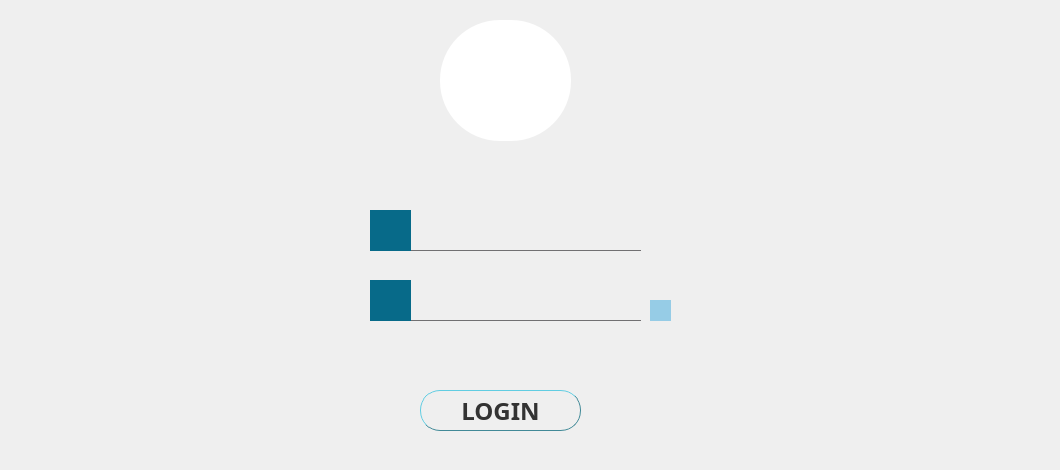
    <widget class="QWidget" name="page">
     <widget class="QLabel" name="label_7">
      <property name="geometry">
       <rect>
        <x>10</x>
        <y>70</y>
        <width>1041</width>
        <height>391</height>
       </rect>
      </property>
      <property name="styleSheet">
       <string notr="true">*{
font-family: century gothic;
font-size:24px;
}
QFrame{
border-radius: 8px solid;
 background-color: qlineargradient(x1: 0, y1: 0, x2: 0, y2: 1,
                                   stop: 0 #37B7B7, stop: 1 #45AEAE);}</string>
      </property>
      <property name="text">
       <string/>
      </property>
     </widget>
     <widget class="QLineEdit" name="lineEdit_username">
      <property name="geometry">
       <rect>
        <x>410</x>
        <y>210</y>
        <width>231</width>
        <height>41</height>
       </rect>
      </property>
      <property name="font">
       <font>
        <pointsize>14</pointsize>
        <weight>50</weight>
        <italic>false</italic>
        <bold>false</bold>
       </font>
      </property>
      <property name="styleSheet">
       <string notr="true">QLineEdit {
 background-color:transparent;
padding: 1px;
border: none;
border-bottom: 1px solid #717072;
}</string>
      </property>
      <property name="text">
       <string/>
      </property>
     </widget>
     <widget class="QLineEdit" name="lineEdit_password">
      <property name="enabled">
       <bool>true</bool>
      </property>
      <property name="geometry">
       <rect>
        <x>410</x>
        <y>280</y>
        <width>231</width>
        <height>41</height>
       </rect>
      </property>
      <property name="font">
       <font>
        <pointsize>14</pointsize>
       </font>
      </property>
      <property name="styleSheet">
       <string notr="true">QLineEdit {
 background-color:transparent;
padding: 1px;
border: none;
border-bottom: 1px solid #717072;
}</string>
      </property>
      <property name="text">
       <string/>
      </property>
      <property name="echoMode">
       <enum>QLineEdit::Password</enum>
      </property>
     </widget>
     <widget class="QToolButton" name="toolButton_username">
      <property name="geometry">
       <rect>
        <x>370</x>
        <y>210</y>
        <width>41</width>
        <height>41</height>
       </rect>
      </property>
      <property name="styleSheet">
       <string notr="true">QToolButton{
background:#076A89;
border-radius:64px;
padding: 6px;
border-style: solid;
}</string>
      </property>
      <property name="text">
       <string/>
      </property>
      <property name="icon">
       <iconset resource="resource.qrc">
        <normaloff>:/rsc/img/user icon.png</normaloff>:/rsc/img/user icon.png</iconset>
      </property>
      <property name="iconSize">
       <size>
        <width>40</width>
        <height>40</height>
       </size>
      </property>
     </widget>
     <widget class="QToolButton" name="toolButton_password">
      <property name="geometry">
       <rect>
        <x>370</x>
        <y>280</y>
        <width>41</width>
        <height>41</height>
       </rect>
      </property>
      <property name="styleSheet">
       <string notr="true">QToolButton{
background:#076A89;
border-radius:64px;
padding: 6px;
}</string>
      </property>
      <property name="text">
       <string/>
      </property>
      <property name="icon">
       <iconset resource="resource.qrc">
        <normaloff>:/rsc/img/password.png</normaloff>:/rsc/img/password.png</iconset>
      </property>
      <property name="iconSize">
       <size>
        <width>30</width>
        <height>30</height>
       </size>
      </property>
     </widget>
     <widget class="QPushButton" name="login">
      <property name="enabled">
       <bool>true</bool>
      </property>
      <property name="geometry">
       <rect>
        <x>420</x>
        <y>390</y>
        <width>161</width>
        <height>41</height>
       </rect>
      </property>
      <property name="font">
       <font>
        <family>Tempus Sans ITC</family>
        <pointsize>18</pointsize>
        <weight>75</weight>
        <italic>false</italic>
        <bold>true</bold>
        <underline>false</underline>
        <strikeout>false</strikeout>
       </font>
      </property>
      <property name="styleSheet">
       <string notr="true">QPushButton:pressed {
       background-color: qlineargradient(spread:pad, x1:0, y1:0, x2:0, y2:1,   stop:0 rgba(60, 186, 162, 255), stop:1 rgba(98, 211, 162, 255))
}
QPushButton:hover:!pressed{ color: #035381}

QPushButton:disabled {
       background-color: rgb(170, 170, 127)
}
QPushButton{
color: #333;
    border: 1px solid #418997;
    border-radius: 20px;
    border-style: outset;
    background: qradialgradient(
        cx: 0.3, cy: -0.4, fx: 0.3, fy: -0.4,
        radius: 1.35, stop: 0 #fff, stop: 1 #8EBEC6
        );
padding:1x;
 }</string>
      </property>
      <property name="text">
       <string>LOGIN</string>
      </property>
     </widget>
     <widget class="QToolButton" name="toolButton_logicon">
      <property name="geometry">
       <rect>
        <x>440</x>
        <y>20</y>
        <width>131</width>
        <height>121</height>
       </rect>
      </property>
      <property name="styleSheet">
       <string notr="true">
background:white;
border-radius:60px;
</string>
      </property>
      <property name="text">
       <string/>
      </property>
      <property name="icon">
       <iconset resource="resource.qrc">
        <normaloff>:/rsc/img/log.png</normaloff>:/rsc/img/log.png</iconset>
      </property>
      <property name="iconSize">
       <size>
        <width>128</width>
        <height>128</height>
       </size>
      </property>
     </widget>
     <widget class="QPushButton" name="eye_pwd">
      <property name="enabled">
       <bool>true</bool>
      </property>
      <property name="geometry">
       <rect>
        <x>650</x>
        <y>300</y>
        <width>21</width>
        <height>21</height>
       </rect>
      </property>
      <property name="styleSheet">
       <string notr="true">QPushButton{
background:#96CCE6;
border-radius:12px;
border-style: solid;
border:  transparent;
}</string>
      </property>
      <property name="text">
       <string/>
      </property>
      <property name="icon">
       <iconset resource="resource.qrc">
        <normaloff>:/rsc/img/pwd eye.png</normaloff>:/rsc/img/pwd eye.png</iconset>
      </property>
     </widget>
    </widget>
